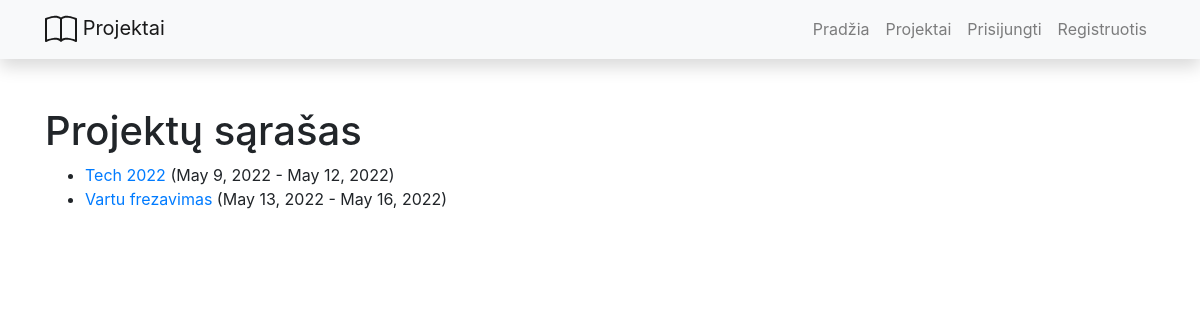
Page /projects/ on the earlier database version.
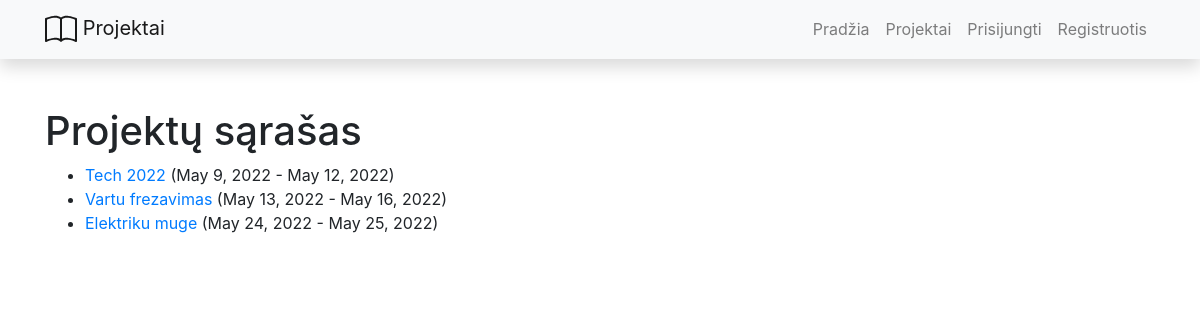
Same page on the later database version.
### projects/models.py (models this page shows, shortened)
class Project(models.Model):
    name = models.CharField('Name', max_length=200)
    start_date = models.DateField('Start date')
    end_date = models.DateField('End date')
    client = models.ForeignKey('Client', on_delete=models.SET_NULL, null=True)
    manager = models.ForeignKey(User, verbose_name="Manager", on_delete=models.SET_NULL, null=True)
    employees = models.ManyToManyField('Employee', verbose_name="Employees")

### projects/views.py (the view)
# urls.py: path('', views.ProjectListView.as_view(), name='projects'),
class ProjectListView(generic.ListView):
    model = Project
    template_name = 'project_list.html'

### projects/templates/project_list.html
{% extends "base.html" %}
{% block content %}
  <h1>Projektų sąrašas</h1>
  {% if project_list %}
  <ul>
    {% for project in project_list %}
      <li>
        <a href="{{ project.id }}">{{ project.name }}</a> ({{project.start_date}} - {{project.end_date}})
      </li>
    {% endfor %}
  </ul>
  {% else %}
    <p>Nėra projektų.</p>
  {% endif %}
{% endblock %}

### projects/templates/base.html (shortened to what this page needs)
<!DOCTYPE html>
<html lang="en">
<head>
    <link rel="stylesheet" href="https://maxcdn.bootstrapcdn.com/bootstrap/4.5.0/css/bootstrap.min.css">
</head>
<body>
<nav class="navbar navbar-expand-lg navbar-light bg-light static-top mb-5 shadow">
    <div class="container">
        <a class="navbar-brand" href="#">
            Projektai</a>
        <div class="collapse navbar-collapse" id="navbarResponsive">
            <ul class="navbar-nav ml-auto">
                <li class="nav-item">
                    <a class="nav-link" href="">Pradžia</a>
                </li>
                <li class="nav-item">
                    <a class="nav-link" href="{% url 'projects' %}">Projektai</a>
                </li>
                {% if user.is_authenticated %}
            <li class="nav-item"><a class="nav-link" href="#">
              <svg class="bi bi-person" width="1.5em" height="1.5em" viewBox="0 0 16 16" fill="currentColor" xmlns="http://www.w3.org/2000/svg">
                <path fill-rule="evenodd" d="M13 14s1 0 1-1-1-4-6-4-6 3-6 4 1 1 1 1h10zm-9.995-.944v-.002.002zM3.022 13h9.956a.274.274 0 00.014-.002l.008-.002c-.001-.246-.154-.986-.832-1.664C11.516 10.68 10.289 10 8 10c-2.29 0-3.516.68-4.168 1.332-.678.678-.83 1.418-.832 1.664a1.05 1.05 0 00.022.004zm9.974.056v-.002.002zM8 7a2 2 0 100-4 2 2 0 000 4zm3-2a3 3 0 11-6 0 3 3 0 016 0z" clip-rule="evenodd"/>
              </svg>
            {{ user.get_username }}</a></li>
            <li class="nav-item"><a class="nav-link" href="{% url 'logout'%}?next=/projects">Atsijungti</a></li>
          {% else %}
            <li class="nav-item"><a class="nav-link" href="{% url 'login'%}?next={{request.path}}">Prisijungti</a></li>
            <li class="nav-item"><a class="nav-link" href="#">Registruotis</a></li>
          {% endif %}
            </ul>
        </div>
    </div>
</nav>
<div class="container">
    {% block content %}{% endblock %}
</div>
</body>
</html>

Differences in the rows shown:
added Project: name "Elektriku muge", start_date "May 24, 2022", end_date "May 25, 2022"
